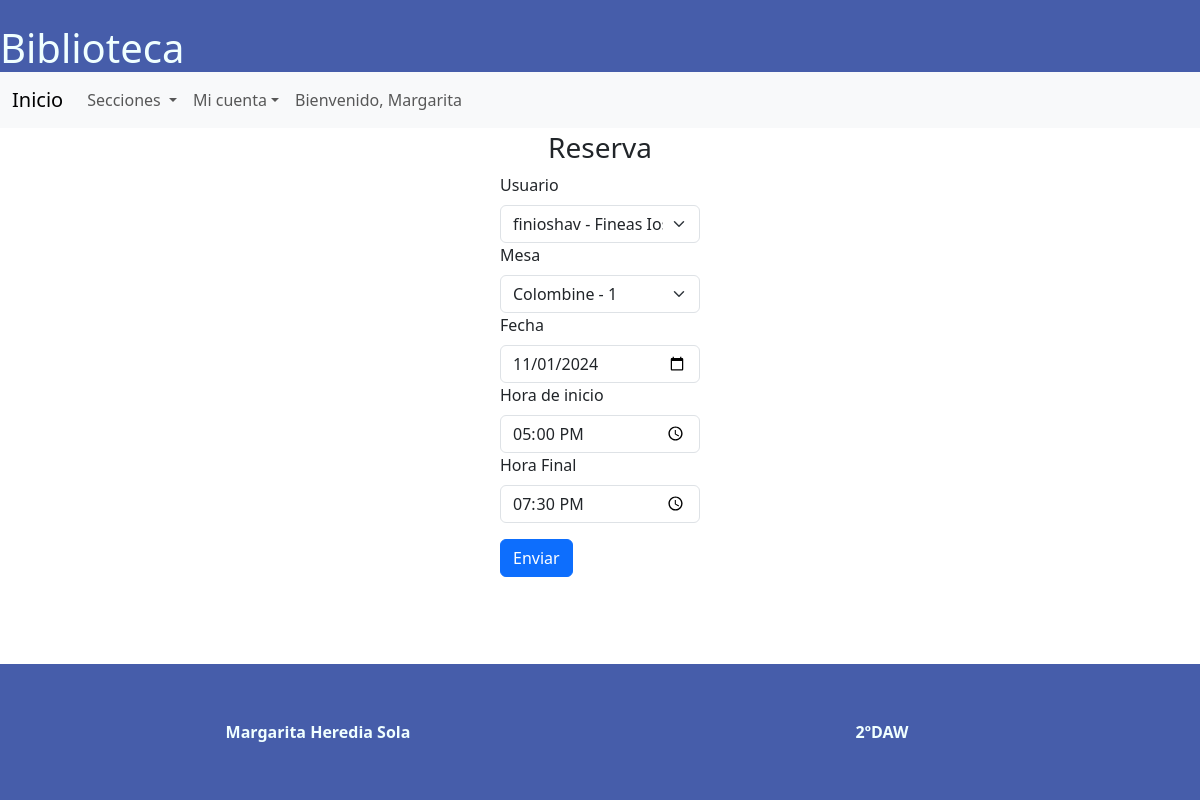
Page /old/reservas/formularioReservas.php?id=1 (signed in) on the committed database.
### tables this page shows
CREATE TABLE `reserva` (
  `id` int(10) UNSIGNED NOT NULL,
  `id_usuario` int(10),
  `id_mesa` int(10),
  `fecha` date NOT NULL,
  `hora_inicio` time NOT NULL,
  `hora_final` time NOT NULL
);

### old/reservas/formularioReservas.php (the view, shortened to what this page needs)
<?php
$server = "localhost:3308";
$user = "root";
$pass = "";
$base = "biblioteca";
$dwes = mysqli_connect($server, $user, $pass, $base);
$usuarios= "SELECT id, usuario, nombre, apellidos FROM usuario";
$usuarios = $dwes -> query($usuarios);
$mesas = "SELECT m.id, s.nombre FROM mesa m JOIN sala s ON m.id_sala = s.id";
$mesas = $dwes -> query($mesas);
$usuarios = $usuarios -> fetch_All(MYSQLI_BOTH);
$mesas = $mesas -> fetch_All(MYSQLI_BOTH);
$reserva="";
if(isset($_REQUEST['id'])){
    $id = $_REQUEST['id'];
    $reserva = "SELECT * FROM reserva WHERE id = $id";
    $reserva = $dwes -> query($reserva);
    $reserva = $reserva -> fetch_All(MYSQLI_BOTH);
    $reserva = $reserva[0];
}
?>
<!DOCTYPE html>
<html lang="en">
<head>
    <link rel="stylesheet" type="text/css" href="../../estilos/estilos.css"/>
    <link href="https://cdn.jsdelivr.net/npm/bootstrap@5.3.3/dist/css/bootstrap.min.css" rel="stylesheet">
</head>
<body>
    <header>
        <h1>Biblioteca</h1>
    </header>
    <main>
        <?php include("../../navbar.php");?>
        <h3 class="titulo">Reserva</h3>
        <div class="form mb-3 formulario col-2 mx-auto">
            <form action="editarInsertar.php" method="post">
                <?php
                    if($_SESSION['usuario']['id_rol'] != 3){
                        echo('<label class="form-label" for="usuario">Usuario</label>');
                        echo('<select class="form-select" name="usuario" id="usuario">');
                            foreach($usuarios as $usuario){
                                $nombre = $usuario['usuario']. " - ". $usuario['nombre'] . " ". $usuario['apellidos'];
                                if($reserva && $usuario['id'] == $reserva['id_usuario']){
                                    echo "<option selected value='".$usuario['id']."'>".$nombre."</option>";
                                }else{
                                    echo "<option value='".$usuario['id']."'>".$nombre."</option>";
                                }
                            }
                        echo('</select>');
                    }else{
                        echo('<input type="hidden" name="usuario" value="'."{$_SESSION['usuario']['id']}".'"></input>');
                    }
                ?>
                <label class="form-label" for="mesa">Mesa</label>
                <select class="form-select" name="mesa" id="mesa">
                    <?php
                        foreach($mesas as $mesa){
                            $mesaSala = $mesa['nombre']. " - " . $mesa['id'];
                            if($reserva && $mesa['id'] == $reserva['id_mesa']){
                                echo "<option selected value='".$mesa['id']."'>".$mesaSala."</option>";
                            }else{
                                echo "<option value='".$mesa['id']."'>".$mesaSala."</option>";
                            }
                        }
                    ?>
                </select>
                <label class="form-label" for="fecha">Fecha</label>
                <input class="form-control" type="date" name="fecha" id="fecha" value="<?php if($reserva){echo $reserva['fecha'];}?>">
                <label class="form-label" for="horaInicio">Hora de inicio</label>
                <input class="form-control" type="time" name="horaInicio" id="horaInicio" value="<?php if($reserva){echo $reserva['hora_inicio'];}?>">
                <label class="form-label" for="horaFinal">Hora Final</label>
                <input class="form-control" type="time" name="horaFinal" id="horaFinal" value="<?php if($reserva){echo $reserva['hora_final'];}?>">
                <button class="btn btn-primary my-3" type="submit">Enviar</button>
            </form>
        </div>
    </main>
    <?php include("../../footer.php");?>
</body>
</html>

### estilos/estilos.css (style rules this page uses)
* { margin:0; }
body { display: flex; flex-direction: column; min-height: 100vh; }
main { flex: 1 1 80%; text-align: justify; }
header { background-color: rgb(70, 93, 170); color:azure; }
header h1 { margin: 0; }
h1 { font-size: 30pt; }
.titulo { text-align: center; margin-top: 3px; }

### rows in the picture
reserva: fecha "11/01/2024", horaInicio "17:00:00", horaFinal "19:30:00"

### other values in the picture
$_SESSION['usuario']['nombre'] "Margarita"
form field usuario "finioshav - Fineas Iosif Havram"
form field mesa "Colombine - 1"
